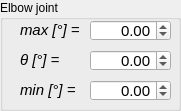
   <widget class="QGroupBox" name="ElbowJointGroupBox">
    <property name="geometry">
     <rect>
      <x>190</x>
      <y>230</y>
      <width>181</width>
      <height>111</height>
     </rect>
    </property>
    <property name="title">
     <string>Elbow joint</string>
    </property>
    <widget class="QDoubleSpinBox" name="JointElbowCrtSpinBox">
     <property name="geometry">
      <rect>
       <x>90</x>
       <y>50</y>
       <width>81</width>
       <height>21</height>
      </rect>
     </property>
     <property name="font">
      <font>
       <pointsize>11</pointsize>
      </font>
     </property>
     <property name="alignment">
      <set>Qt::AlignmentFlag::AlignRight|Qt::AlignmentFlag::AlignTrailing|Qt::AlignmentFlag::AlignVCenter</set>
     </property>
     <property name="decimals">
      <number>2</number>
     </property>
     <property name="minimum">
      <double>-180.000000000000000</double>
     </property>
     <property name="maximum">
      <double>180.000000000000000</double>
     </property>
     <property name="singleStep">
      <double>1.000000000000000</double>
     </property>
    </widget>
    <widget class="QLabel" name="JointElbowCrtLabel">
     <property name="geometry">
      <rect>
       <x>20</x>
       <y>50</y>
       <width>61</width>
       <height>21</height>
      </rect>
     </property>
     <property name="font">
      <font>
       <pointsize>11</pointsize>
       <italic>true</italic>
      </font>
     </property>
     <property name="text">
      <string>&lt;html&gt;&lt;head/&gt;&lt;body&gt;&lt;p&gt;θ [°] =&lt;/p&gt;&lt;/body&gt;&lt;/html&gt;</string>
     </property>
    </widget>
    <widget class="QLabel" name="JointElbowMaxLabel">
     <property name="geometry">
      <rect>
       <x>20</x>
       <y>20</y>
       <width>61</width>
       <height>21</height>
      </rect>
     </property>
     <property name="font">
      <font>
       <pointsize>11</pointsize>
       <italic>true</italic>
      </font>
     </property>
     <property name="text">
      <string>&lt;html&gt;&lt;head/&gt;&lt;body&gt;&lt;p&gt;max [°] =&lt;/p&gt;&lt;/body&gt;&lt;/html&gt;</string>
     </property>
    </widget>
    <widget class="QLabel" name="JointElbowMinLabel">
     <property name="geometry">
      <rect>
       <x>20</x>
       <y>80</y>
       <width>61</width>
       <height>21</height>
      </rect>
     </property>
     <property name="font">
      <font>
       <pointsize>11</pointsize>
       <italic>true</italic>
      </font>
     </property>
     <property name="text">
      <string>&lt;html&gt;&lt;head/&gt;&lt;body&gt;&lt;p&gt;min [°] =&lt;/p&gt;&lt;/body&gt;&lt;/html&gt;</string>
     </property>
    </widget>
    <widget class="QDoubleSpinBox" name="JointElbowMinSpinBox">
     <property name="geometry">
      <rect>
       <x>90</x>
       <y>80</y>
       <width>81</width>
       <height>21</height>
      </rect>
     </property>
     <property name="font">
      <font>
       <pointsize>11</pointsize>
      </font>
     </property>
     <property name="alignment">
      <set>Qt::AlignmentFlag::AlignRight|Qt::AlignmentFlag::AlignTrailing|Qt::AlignmentFlag::AlignVCenter</set>
     </property>
     <property name="decimals">
      <number>2</number>
     </property>
     <property name="minimum">
      <double>-180.000000000000000</double>
     </property>
     <property name="maximum">
      <double>180.000000000000000</double>
     </property>
     <property name="singleStep">
      <double>1.000000000000000</double>
     </property>
    </widget>
    <widget class="QDoubleSpinBox" name="JointElbowMaxSpinBox">
     <property name="geometry">
      <rect>
       <x>90</x>
       <y>20</y>
       <width>81</width>
       <height>21</height>
      </rect>
     </property>
     <property name="font">
      <font>
       <pointsize>11</pointsize>
      </font>
     </property>
     <property name="alignment">
      <set>Qt::AlignmentFlag::AlignRight|Qt::AlignmentFlag::AlignTrailing|Qt::AlignmentFlag::AlignVCenter</set>
     </property>
     <property name="decimals">
      <number>2</number>
     </property>
     <property name="minimum">
      <double>-180.000000000000000</double>
     </property>
     <property name="maximum">
      <double>180.000000000000000</double>
     </property>
     <property name="singleStep">
      <double>1.000000000000000</double>
     </property>
    </widget>
   </widget>
